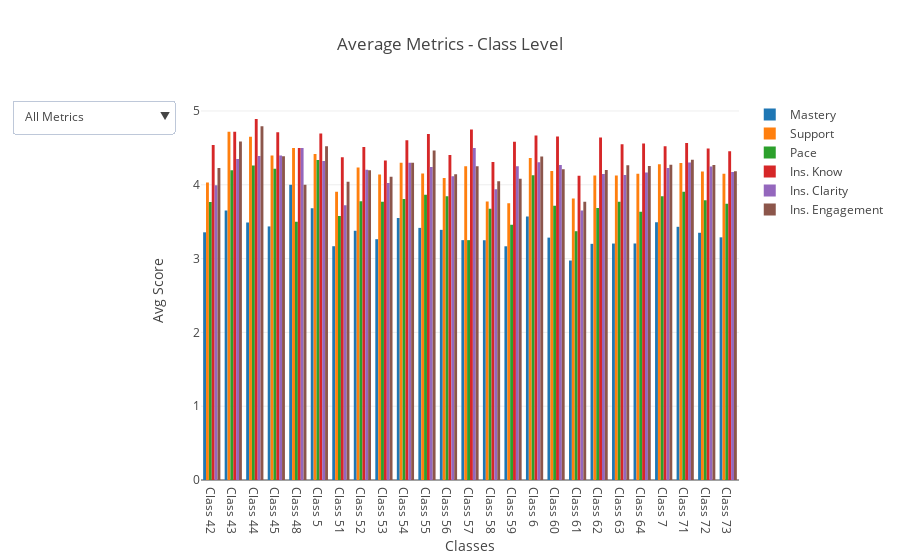

The cell this chart's notebook holds for it:
### Code cell
third_group = class_pivot_table.iloc[50:75]

# Set Layout
layout = dict(title="Average Metrics - Class Level",
              showlegend=True,
              xaxis=dict(title="Classes"),
              yaxis=dict(title="Avg Score"),
              updatemenus=updatemenus)

# Store data and layout
fig = dict(data=create_traces(third_group), layout=layout)

# Plot bar graph
plotly.offline.iplot(fig, filename='cmocean-picker-one-dropdown')

### Figure 1 — Plotly figure (JSON) as saved in the notebook; plotly's stock layout.template omitted (floating-point values rounded to 4 significant figures)
{"data": [{"name": "Mastery", "type": "bar", "uid": "e525baa9-685d-44b0-9145-7d9bbec62bdf", "x": ["Class 42", "Class 43", "Class 44", "Class 45", "Class 48", "Class 5", "Class 51", "Class 52", "Class 53", "Class 54", "Class 55", "Class 56", "Class 57", "Class 58", "Class 59", "Class 6", "Class 60", "Class 61", "Class 62", "Class 63", "Class 64", "Class 7", "Class 71", "Class 72", "Class 73"], "y": [3.356, 3.652, 3.489, 3.436, 4, 3.682, 3.168, 3.377, 3.263, 3.549, 3.416, 3.389, 3.25, 3.249, 3.167, 3.571, 3.284, 2.974, 3.2, 3.204, 3.205, 3.494, 3.431, 3.35, 3.288]}, {"name": "Support", "type": "bar", "uid": "4c6d4961-6dd0-46b2-a2f9-39b80580d347", "x": ["Class 42", "Class 43", "Class 44", "Class 45", "Class 48", "Class 5", "Class 51", "Class 52", "Class 53", "Class 54", "Class 55", "Class 56", "Class 57", "Class 58", "Class 59", "Class 6", "Class 60", "Class 61", "Class 62", "Class 63", "Class 64", "Class 7", "Class 71", "Class 72", "Class 73"], "y": [4.03, 4.717, 4.652, 4.396, 4.5, 4.416, 3.906, 4.234, 4.14, 4.299, 4.152, 4.091, 4.25, 3.773, 3.75, 4.364, 4.188, 3.813, 4.126, 4.126, 4.151, 4.278, 4.297, 4.179, 4.148]}, {"name": "Pace", "type": "bar", "uid": "25a8830d-e3a1-4445-9992-586c4964fa3d", "x": ["Class 42", "Class 43", "Class 44", "Class 45", "Class 48", "Class 5", "Class 51", "Class 52", "Class 53", "Class 54", "Class 55", "Class 56", "Class 57", "Class 58", "Class 59", "Class 6", "Class 60", "Class 61", "Class 62", "Class 63", "Class 64", "Class 7", "Class 71", "Class 72", "Class 73"], "y": [3.765, 4.196, 4.261, 4.218, 3.5, 4.335, 3.576, 3.778, 3.771, 3.808, 3.864, 3.846, 3.25, 3.676, 3.458, 4.13, 3.716, 3.371, 3.684, 3.77, 3.634, 3.844, 3.904, 3.789, 3.744]}, {"name": "Ins. Know", "type": "bar", "uid": "c6b29564-d628-4bbd-a674-bad5bfc7060f", "x": ["Class 42", "Class 43", "Class 44", "Class 45", "Class 48", "Class 5", "Class 51", "Class 52", "Class 53", "Class 54", "Class 55", "Class 56", "Class 57", "Class 58", "Class 59", "Class 6", "Class 60", "Class 61", "Class 62", "Class 63", "Class 64", "Class 7", "Class 71", "Class 72", "Class 73"], "y": [4.538, 4.717, 4.891, 4.713, 4.5, 4.695, 4.372, 4.512, 4.331, 4.603, 4.688, 4.404, 4.75, 4.308, 4.583, 4.668, 4.653, 4.124, 4.642, 4.548, 4.56, 4.521, 4.565, 4.493, 4.456]}, {"name": "Ins. Clarity", "type": "bar", "uid": "ec14888c-0eba-4bf3-82ff-5579bd567c60", "x": ["Class 42", "Class 43", "Class 44", "Class 45", "Class 48", "Class 5", "Class 51", "Class 52", "Class 53", "Class 54", "Class 55", "Class 56", "Class 57", "Class 58", "Class 59", "Class 6", "Class 60", "Class 61", "Class 62", "Class 63", "Class 64", "Class 7", "Class 71", "Class 72", "Class 73"], "y": [3.992, 4.348, 4.391, 4.396, 4.5, 4.322, 3.723, 4.202, 4.025, 4.299, 4.24, 4.115, 4.5, 3.941, 4.25, 4.304, 4.267, 3.652, 4.147, 4.133, 4.168, 4.228, 4.301, 4.247, 4.172]}, {"name": "Ins. Engagement", "type": "bar", "uid": "738c6099-c1b0-421a-92ce-49156b283f17", "x": ["Class 42", "Class 43", "Class 44", "Class 45", "Class 48", "Class 5", "Class 51", "Class 52", "Class 53", "Class 54", "Class 55", "Class 56", "Class 57", "Class 58", "Class 59", "Class 6", "Class 60", "Class 61", "Class 62", "Class 63", "Class 64", "Class 7", "Class 71", "Class 72", "Class 73"], "y": [4.227, 4.587, 4.793, 4.386, 4, 4.524, 4.042, 4.198, 4.11, 4.299, 4.464, 4.144, 4.25, 4.049, 4.083, 4.385, 4.21, 3.772, 4.2, 4.263, 4.255, 4.271, 4.34, 4.269, 4.184]}], "layout": {"showlegend": true, "title": {"text": "Average Metrics - Class Level"}, "updatemenus": [{"active": 0, "buttons": [{"args": [{"visible": [true, true, true, true, true, true]}, {"title": "All"}], "label": "All Metrics", "method": "update"}, {"args": [{"visible": [true, false, false, false, false, false]}, {"title": "Avg Pace"}], "label": "Mastery", "method": "update"}, {"args": [{"visible": [false, true, false, false, false, false]}, {"title": "Avg Support"}], "label": "Support", "method": "update"}, {"args": [{"visible": [false, false, true, false, false, false]}, {"title": "Avg Support"}], "label": "Pace", "method": "update"}, {"args": [{"visible": [false, false, false, true, false, false]}, {"title": "Ins Knowledge"}], "label": "Instructor Knowledge", "method": "update"}, {"args": [{"visible": [false, true, false, false, false, false]}, {"title": "Instructor Clarity"}], "label": "Instrutor Clarity", "method": "update"}, {"args": [{"visible": [false, true, false, false, false, false]}, {"title": "Instructor Engagement"}], "label": "Instrutor Engagement", "method": "update"}]}], "xaxis": {"title": {"text": "Classes"}}, "yaxis": {"title": {"text": "Avg Score"}}}}
